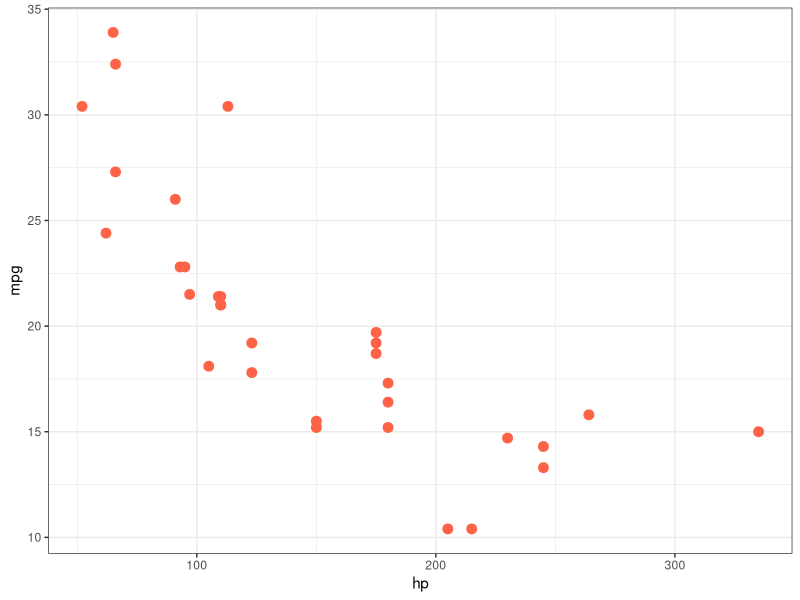

R code for this plot:
#AULA 21/10
#GGPLOT2
#DADOS + ESTETICA(aes) + GEOMETRIA
require(dplyr)
require(ggplot2)
data(mtcars)
head(mtcars)

#gráfico dispersão
mtcars %>%ggplot(aes(x=hp, y=mpg)) +
  geom_point(size=3, col="tomato") +
  theme_bw() #fundo

